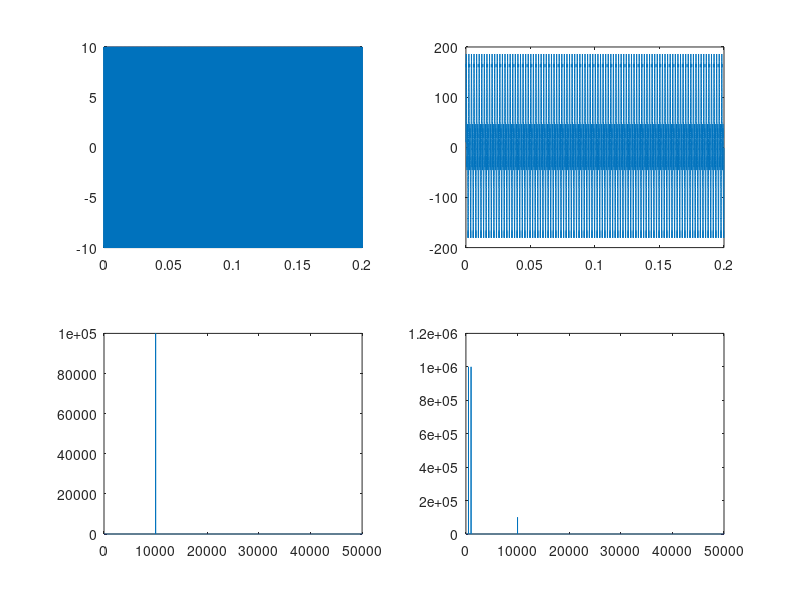

Reproduce this figure in MATLAB. (Note: this script raises an error after producing the figure.)
clc;
clear all; 
fs = 100000;
Ts=1/fs;
fNy = fs / 2;
duration = 0.2;
t = 0 : Ts : duration-Ts; 
noSamples = length(t); 
x=10*cos(2*pi*10000*t);
x3 = 100.*sin(2 .* pi .* 500 .* t);
x5 = 100.*sin(2 .* pi .* 1000 .* t);
xn= x + x3+ x5;
f = 0 : fs/noSamples : fs - fs/noSamples;

x_fft = abs(fft(x));
xn_fft = abs(fft(xn));
figure(1);
subplot(2,2,1);
plot(t, x);
subplot(2,2,2);
plot(t, xn);
subplot(2,2,3);
plot(f,x_fft);
xlim([0 fNy]);
subplot(2,2,4);
plot(f,xn_fft);
xlim([0 fNy]);
writematrix(xn,'C:\Users\Batikan\Desktop\soru1\sinyals2.txt')
